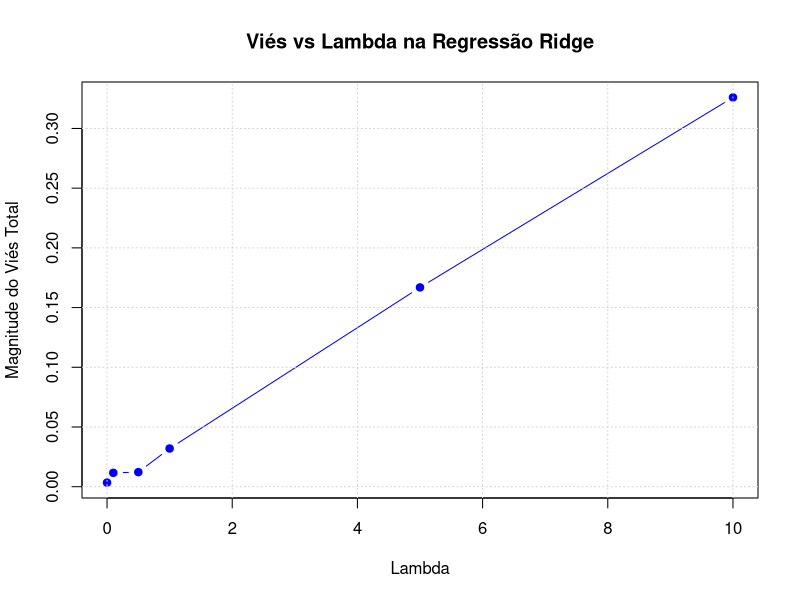
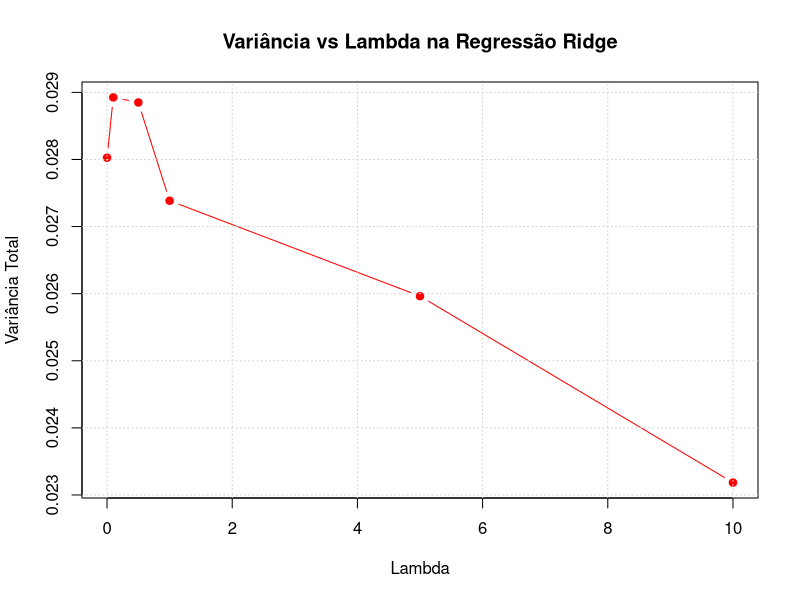
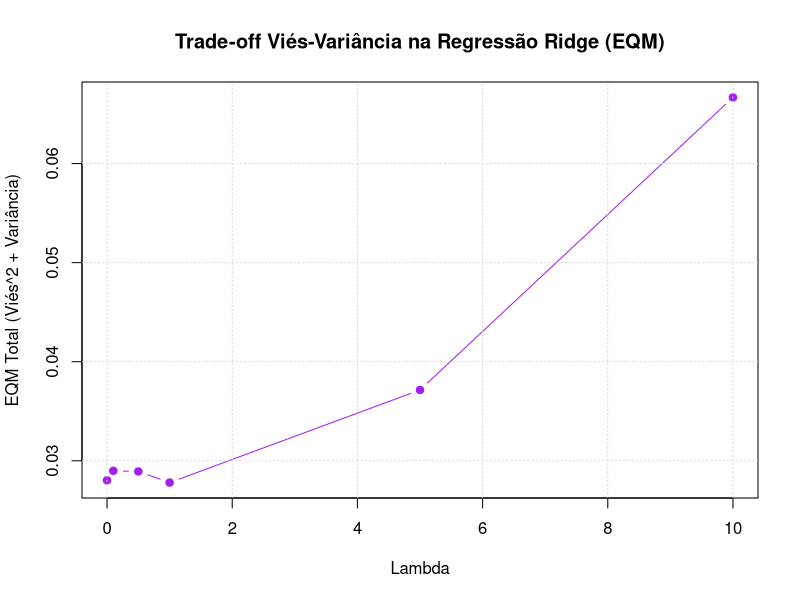

Recreate these plots in R, in order.
## ---- chunk 1
# Parâmetros:

# Número de observações:
n <- 10

# Correlação entre as observações:
rho <- 0.75

# Variância:
sigma <- 1

# Valores verdadeiros dos betas:
beta_true <- c(1, -1, 2)

# Simulação:

# Seed para reprodutibilidade:
set.seed(1)

# Matriz do modelo:
(X <- cbind(1, matrix(rnorm(n * 2), ncol = 2)))

# Função para gerar a matriz V:
V_func <- function(n, rho) {
  V <- matrix(0, nrow = n, ncol = n)
  for (i in 1:n) {
    for (j in 1:n) {
      V[i, j] <- rho^(abs(i - j))
    }
  }
  return(V)
}

V <- V_func(n, rho)

# Vejamos os valores da matriz V, arredondados em
# 4 casas decimais:
round(V, 4)

# Gerar vetor de erros:

# Utilizaremos decomposição de Cholesky de sigma * V (que será simétrica)
# para obter a raiz quadrada da matriz de covariância:
L <- chol(sigma * V)
epsilon <- t(L) %*% rnorm(n)

# Gerar Y:

(Y <- X %*% beta_true + epsilon)
## ---- chunk 2
# Inversa de V:
V_inv <- solve(V)

# Muitos valores serão calculados numericamente
# como muito próximos de zero, quando na verdade serão
# zeros realmente. Por isso, usemos o valor arredondado da matriz:
print(round(V_inv, 4))

# Testar para outros valores de rho:
rho_teste1 <- 0.2
V_teste1 <- V_func(n, rho_teste1)
V_inv_teste1 <- solve(V_teste1)
print(round(V_inv_teste1, 4))

rho_teste2 <- 0.9
V_teste2 <- V_func(n, rho_teste2)
V_inv_teste2 <- solve(V_teste2)
print(round(V_inv_teste2, 4))
## ---- chunk 3
# Estimadores de Mínimos Quadrados Generalizados (GLS):
(beta_hat_GLS <- solve(t(X) %*% V_inv %*% X) %*% t(X) %*% V_inv %*% Y)
## ---- chunk 4
# Estimadores de Mínimos Quadrados Ordinários (OLS):
(beta_hat_OLS <- solve(t(X) %*% X) %*% t(X) %*% Y)
## ---- chunk 5
# Erros observados (já que beta e sigma^2 são conhecidos)
epsilon_obs <- Y - X %*% beta_true

# Função de log-verossimilhança para rho:
log_likelihood <- function(rho, epsilon_obs, sigma, n) {
    # Confere se rho está no espaço paramétrico:
    if (rho <= -1 || rho >= 1) {
        return(-Inf)
    }
    # Calcula a matriz V usando a função anterior:
    V_rho <- V_func(n, rho)
    # Lidar com possíveis erros de singularidade ao calcular a inversa e o determinante:
    tryCatch({
        V_rho_inv <- solve(V_rho)
        log_det_V_rho <- as.numeric(determinant(V_rho, logarithm = TRUE)$modulus)
        val <- -n/2 * log(2 * pi * sigma) - 1/2 * log_det_V_rho -
            1/2 * t(epsilon_obs) %*% (1/sigma * V_rho_inv) %*% epsilon_obs
        return(val)
    }, error = function(e) {
        # -Inf retornado para valores problemáticos de rho (-1, 0, 1):
        return(-Inf)
    })
}

# Otimizar a função de log-verossimilhança:
rho_hat_ML_optim <- optimize(f = log_likelihood, interval = c(-0.99, 0.99),
                             epsilon_obs = epsilon_obs, sigma = sigma, n = n,
                             maximum = TRUE)

(rho_hat_ML <- rho_hat_ML_optim$maximum)
## ---- chunk 6
# Parâmetros:

# Número de observações:
n <- 100
# Número de covariáveis (com intercepto):
p <- 3
# Valores verdadeiros dos coeficientes:
beta_true <- c(1, -1, 2)
# Variância do erro:
sigma_sq_erro <- 1

# Geração dos dados:

# Seed para reprodutibilidade:
set.seed(2)

# Matriz do modelo:
X_num <- cbind(1, matrix(rnorm(n * (p - 1)), ncol = (p - 1)))

# Erros:
epsilon_num <- rnorm(n, mean = 0, sd = sqrt(sigma_sq_erro))

# Valores de Y:
Y_num <- X_num %*% beta_true + epsilon_num

# Escolher um valor de lambda:
lambda_val <- 0.5

# Calcular beta_hat_ridge para o lambda escolhido:
I_p <- diag(p)
(beta_hat_ridge <- solve(t(X_num) %*% X_num + lambda_val * I_p) %*% t(X_num) %*% Y_num)

# Calcular o viés teórico:
(bias_ridge_teo <- -lambda_val * solve(t(X_num) %*% X_num + lambda_val * I_p) %*% beta_true)

# Calcular a variância teórica:
(var_ridge_teo <- solve(t(X_num) %*% X_num + lambda_val * I_p) %*%
     t(X_num) %*% X_num %*% solve(t(X_num) %*% X_num + lambda_val * I_p))

# Calculo aproximado via simulação:
num_simul <- 1000

beta_hat_ridge_sim <- matrix(0, nrow = p, ncol = num_simul)

for (i in 1:num_simul) {
  epsilon_sim <- rnorm(n, mean = 0, sd = sqrt(sigma_sq_erro))
  Y_sim <- X_num %*% beta_true + epsilon_sim
  beta_hat_ridge_sim[, i] <- solve(t(X_num) %*% X_num + lambda_val * I_p) %*% t(X_num) %*% Y_sim
}

# Calcular o viés numérico:
mean_beta_hat_ridge_sim <- rowMeans(beta_hat_ridge_sim)
bias_ridge_num <- mean_beta_hat_ridge_sim - beta_true

# Comparação entre viés teórico e simulado:
cbind(Teorico = bias_ridge_teo, Simulado = bias_ridge_num)

# Calcular a variância numérica:
(var_ridge_num <- cov(t(beta_hat_ridge_sim)))

# Comparação entre variâncias teórica e simulada:
cbind(Teorica = diag(var_ridge_teo), Simulada = diag(var_ridge_num))
## ---- chunk 7
# Diferentes valores de lambda:
lambdas <- c(0, 0.1, 0.5, 1, 5, 10)

bias_simulados <- matrix(NA, nrow = length(lambdas), ncol = p,
                          dimnames = list(paste("lambda =", lambdas),
                                          paste("Vies_beta", 0:(p-1))))
var_simulados <- matrix(NA, nrow = length(lambdas), ncol = p,
                         dimnames = list(paste("lambda =", lambdas),
                                         paste("Var_beta", 0:(p-1))))

# Número de simulações para calcular:
num_simulacoes <- 1000

# Loop para calculo de viés e variância simulados para cada valor de lambda:
for (k in 1:length(lambdas)) {
  lambda_atual <- lambdas[k]
  beta_hat_ridge_sim_k <- matrix(0, nrow = p, ncol = num_simulacoes)
  for (i in 1:num_simulacoes) {
      epsilon_sim_k <- rnorm(n, mean = 0, sd = sqrt(sigma_sq_erro))
      Y_sim_k <- X_num %*% beta_true + epsilon_sim_k
      beta_hat_ridge_sim_k[, i] <- solve(t(X_num) %*% X_num +
                                         lambda_atual * I_p) %*%
          t(X_num) %*% Y_sim_k
  }
  # Calcular viés numérico:
  mean_beta_hat_ridge_sim_k <- rowMeans(beta_hat_ridge_sim_k)
  bias_simulados[k, ] <- mean_beta_hat_ridge_sim_k - beta_true
  # Calcular variância numérica:
  var_simulados[k, ] <- diag(cov(t(beta_hat_ridge_sim_k)))
}

# Resultados:
print(bias_simulados)
print(var_simulados)
## ---- chunk 8
# Visualização da relação entre viés e variância:

# Plot do viés (em valor absoluto) vs lambda:
plot(lambdas, rowSums(abs(bias_simulados)), type = "b", col = "blue",
     xlab = "Lambda", ylab = "Magnitude do Viés Total",
     main = "Viés vs Lambda na Regressão Ridge")
points(lambdas, rowSums(abs(bias_simulados)), col = "blue", pch = 16)
grid()

# Plot da variância total vs lambda:
plot(lambdas, rowSums(var_simulados), type = "b", col = "red",
     xlab = "Lambda", ylab = "Variância Total",
     main = "Variância vs Lambda na Regressão Ridge")
points(lambdas, rowSums(var_simulados), col = "red", pch = 16)
grid()

# Para verificar o trade-off entre viés e variância,  podemos nos
# focar no Erro Quadrático Médio:
eqm <- rowSums(bias_simulados^2) + rowSums(var_simulados)

plot(lambdas, eqm, type = "b", col = "purple",
     xlab = "Lambda", ylab = "EQM Total (Viés^2 + Variância)",
     main = "Trade-off Viés-Variância na Regressão Ridge (EQM)")
points(lambdas, eqm, col = "purple", pch = 16)
grid()
